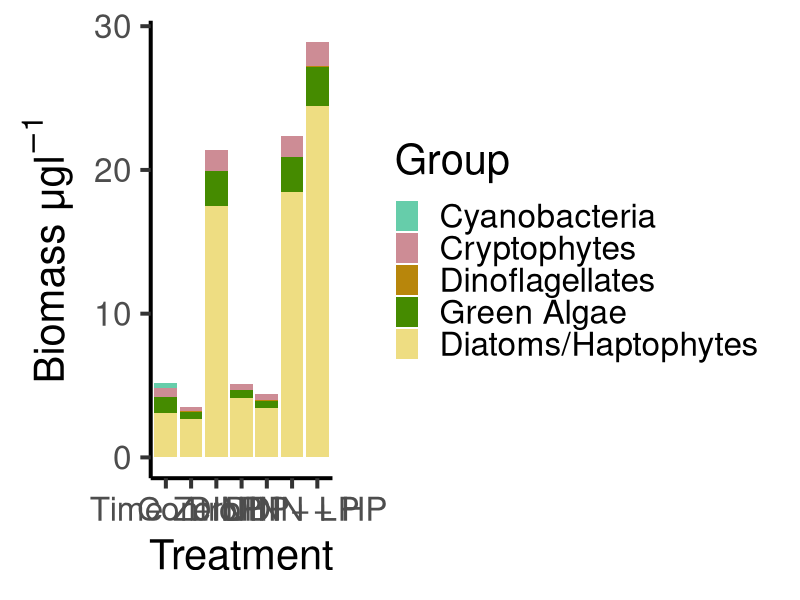
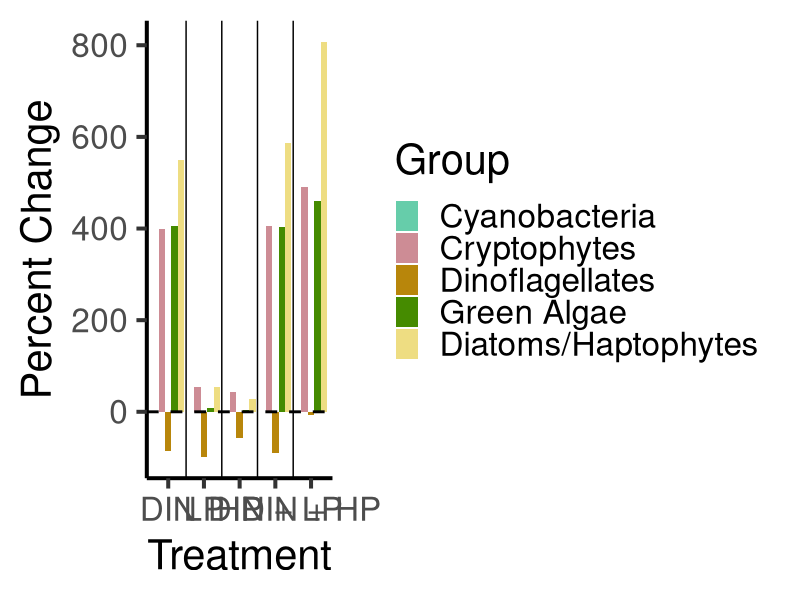

Generate these figures, in order, with R: (Note: this script raises an error after producing the figures.)
#2024-03-12 
#new community composition figures with diatoms and haptophytes combined

library(tidyverse)
library(dplyr)
library(lubridate)
library(readxl)
library(ggplot2)
library(car)
library(rstatix)
library(ggpubr)
theme_set(theme_pubr())

library(grid)

####### import data

biomass_dh = read_excel("data/2024-03-06_data_for_stacked_plots.xlsx", sheet = "Biomass_dh")

percent_change_dh = read_excel("data/2024-03-06_data_for_stacked_plots.xlsx", sheet = "Percent_Change_dh")

biomass_dh$Group <- factor(biomass_dh$Group,
                        levels = c("Cyanobacteria", "Cryptophytes", "Dinoflagellates", "Green_Algae", "dh"),
                        labels = c("Cyanobacteria", "Cryptophytes", "Dinoflagellates", "Green Algae", "Diatoms/Haptophytes"))

percent_change_dh$Group <- factor(percent_change_dh$Group,
                           levels = c("Cyanobacteria", "Cryptophytes", "Dinoflagellates", "Green_Algae", "dh"),
                           labels = c("Cyanobacteria", "Cryptophytes", "Dinoflagellates", "Green Algae", "Diatoms/Haptophytes"))

group_colors = c("Cyanobacteria" = "aquamarine3", "Cryptophytes" = "lightpink3", "Diatoms/Haptophytes" = "lightgoldenrod", "Dinoflagellates" = "darkgoldenrod", "Green Algae" = "chartreuse4")


######################################### Bioassay 1

######### biomass plot

b1_biomass_dh = ggplot(biomass_dh, aes(fill = Group, y = Bioassay_1, x = fct_relevel(Treatment, "T0", "Control", "DIN", "LP", "HP", "DIN_LP", "DIN_HP"))) +
  geom_bar(position = "stack", stat = "identity") +
  scale_fill_manual(values = group_colors) +
  ylab(expression(paste("Biomass \u03BCg", l^-1))) + 
  xlab("Treatment") + 
  labs(fill = 'Group') +
  scale_x_discrete(labels = c("T0" = "Time Zero", "Control" = "Control", "DIN" = "DIN", "LP" = "LP", "HP" = "HP", "DIN_LP" = "DIN + LP", "DIN_HP" = "DIN + HP")) +
  theme_classic(base_size = 30)

ggsave(b1_biomass_dh, filename = "figures/b1_community_biomass_dh.png",
       device = "png", height = 12, width = 15)


######### percent change plot offset

b1_percent_change_2_dh = ggplot(percent_change_dh, aes(fill = Group, y = Bioassay_1, x = fct_relevel(Treatment, "DIN", "LP", "HP", "DIN_LP", "DIN_HP"))) +
  geom_bar(position = position_dodge(), stat = "identity") +
  scale_fill_manual(values = group_colors) +
  geom_hline(yintercept=0, linetype="dashed", color = "black", linewidth = 1) +
  geom_vline(xintercept=c(1.5, 2.5, 3.5, 4.5), linetype="solid", color = "black", linewidth = 0.5) +
  ylab("Percent Change") + 
  xlab("Treatment") + 
  labs(fill = 'Group') +
  scale_x_discrete(labels = c("DIN" = "DIN", "LP" = "LP", "HP" = "HP", "DIN_LP" = "DIN + LP", "DIN_HP" = "DIN + HP")) +
  theme_classic(base_size = 30)

ggsave(b1_percent_change_2_dh, filename = "figures/b1_community_percent_change_2_dh.png",
       device = "png", height = 12, width = 15)

b1_percent_change_2_dh_sd = ggplot(pc_dh_sd, aes(fill = Group, y = Bioassay_1, x = fct_relevel(Treatment, "DIN", "LP", "HP", "DIN_LP", "DIN_HP"))) +
  geom_bar(position = position_dodge(), stat = "identity") +
  geom_errorbar(aes(ymin=Bioassay_1-B1_sd, ymax=Bioassay_1+B1_sd), 
                width = 0.25,
                position=position_dodge(0.9)) +
  scale_fill_manual(values = group_colors) +
  geom_hline(yintercept=0, linetype="dashed", color = "black", linewidth = 1) +
  geom_vline(xintercept=c(1.5, 2.5, 3.5, 4.5), linetype="solid", color = "black", linewidth = 0.5) +
  ylab("Percent Change") + 
  xlab("Treatment") + 
  labs(fill = 'Group') +
  scale_x_discrete(labels = c("DIN" = "DIN", "LP" = "LP", "HP" = "HP", "DIN_LP" = "DIN + LP", "DIN_HP" = "DIN + HP")) +
  theme_classic(base_size = 30)

ggsave(b1_percent_change_2_dh_sd, filename = "figures/b1_community_percent_change_2_dh_sd.png",
       device = "png", height = 12, width = 15)

######### combined figure

b1_comm_comp_dh = ggarrange(b1_biomass_dh, b1_percent_change_2_dh,
                         labels = c("A", "B"),
                         nrow = 2)

ggsave(b1_comm_comp_dh, filename = "figures/b1_comm_comp_dh.png",
       device = "png", height = 12, width = 17)

b1_comm_comp_dh_sd = ggarrange(b1_biomass_dh, b1_percent_change_2_dh_sd,
                            labels = c("A", "B"),
                            nrow = 2)

ggsave(b1_comm_comp_dh_sd, filename = "figures/b1_comm_comp_dh_sd.png",
       device = "png", height = 12, width = 17)



b1_din = textGrob("110:1", gp=gpar(fontsize=30))
b1_lp = textGrob("0.270:1", gp=gpar(fontsize=30))
b1_hp = textGrob("0.0695:1", gp=gpar(fontsize=30))
b1_din_lp = textGrob("4.12:1", gp=gpar(fontsize=30))
b1_din_hp = textGrob("1.060:1", gp=gpar(fontsize=30))






######### percent change plot offset

b1_percent_change_2_dh_ratio = ggplot(percent_change_dh, aes(fill = Group, y = Bioassay_1, x = fct_relevel(Treatment, "DIN", "LP", "HP", "DIN_LP", "DIN_HP"))) +
  geom_bar(position = position_dodge(), stat = "identity") +
  scale_fill_manual(values = group_colors) +
  geom_hline(yintercept=0, linetype="dashed", color = "black", linewidth = 1) +
  geom_vline(xintercept=c(1.5, 2.5, 3.5, 4.5), linetype="solid", color = "black", linewidth = 0.5) +
  ylab("Percent Change") + 
  xlab("Treatment") + 
  labs(fill = 'Group') +
  scale_x_discrete(labels = c("DIN" = "DIN", "LP" = "LP", "HP" = "HP", "DIN_LP" = "DIN + LP", "DIN_HP" = "DIN + HP")) +
  theme(plot.margin = unit(c(1,1,2,1), "lines")) +
  annotation_custom(b1_din, xmin = 1, xmax = 1, ymin = -500, ymax = -500) + 
  annotation_custom(b1_lp, xmin = 2, xmax = 2, ymin = -500, ymax = -500) + 
  annotation_custom(b1_hp, xmin = 3, xmax = 3, ymin = -500, ymax = -500) + 
  annotation_custom(b1_din_lp, xmin = 4, xmax = 4, ymin = -500, ymax = -500) + 
  annotation_custom(b1_din_hp, xmin = 5, xmax = 5, ymin = -500, ymax = -500) +
  theme_classic(base_size = 30) +
  coord_cartesian(clip = "off")
  

ggsave(b1_percent_change_2_dh_ratio, filename = "figures/b1_community_percent_change_2_dh_ratio.png",
       device = "png", height = 14, width = 17)















######################################### Bioassay 2

######### biomass plot

b2_biomass_dh = ggplot(biomass_dh, aes(fill = Group, y = Bioassay_2, x = fct_relevel(Treatment, "T0", "Control", "DIN", "LP", "HP", "DIN_LP", "DIN_HP"))) +
  geom_bar(position = "stack", stat = "identity") +
  scale_fill_manual(values = group_colors) +
  ylab(expression(paste("Biomass \u03BCg", l^-1))) + 
  xlab("Treatment") + 
  labs(fill = 'Group') +
  scale_x_discrete(labels = c("T0" = "Time Zero", "Control" = "Control", "DIN" = "DIN", "LP" = "LP", "HP" = "HP", "DIN_LP" = "DIN + LP", "DIN_HP" = "DIN + HP")) +
  theme_classic(base_size = 30)

ggsave(b2_biomass_dh, filename = "figures/b2_community_biomass_dh.png",
       device = "png", height = 12, width = 15)


######### percent change plot offset

b2_percent_change_2_dh = ggplot(percent_change_dh, aes(fill = Group, y = Bioassay_2, x = fct_relevel(Treatment, "DIN", "LP", "HP", "DIN_LP", "DIN_HP"))) +
  geom_bar(position = position_dodge(), stat = "identity") +
  scale_fill_manual(values = group_colors) +
  geom_hline(yintercept=0, linetype="dashed", color = "black", linewidth = 1) +
  geom_vline(xintercept=c(1.5, 2.5, 3.5, 4.5), linetype="solid", color = "black", linewidth = 0.5) +
  ylab("Percent Change") + 
  xlab("Treatment") + 
  labs(fill = 'Group') +
  scale_x_discrete(labels = c("DIN" = "DIN", "LP" = "LP", "HP" = "HP", "DIN_LP" = "DIN + LP", "DIN_HP" = "DIN + HP")) +
  theme_classic(base_size = 30)

ggsave(b2_percent_change_2_dh, filename = "figures/b2_community_percent_change_2_dh.png",
       device = "png", height = 12, width = 15)


b2_percent_change_2_dh_sd = ggplot(pc_dh_sd, aes(fill = Group, y = Bioassay_2, x = fct_relevel(Treatment, "DIN", "LP", "HP", "DIN_LP", "DIN_HP"))) +
  geom_bar(position = position_dodge(), stat = "identity") +
  geom_errorbar(aes(ymin=Bioassay_2-B2_sd, ymax=Bioassay_2+B2_sd), 
                width = 0.25,
                position=position_dodge(0.9)) +
  scale_fill_manual(values = group_colors) +
  geom_hline(yintercept=0, linetype="dashed", color = "black", linewidth = 1) +
  geom_vline(xintercept=c(1.5, 2.5, 3.5, 4.5), linetype="solid", color = "black", linewidth = 0.5) +
  ylab("Percent Change") + 
  xlab("Treatment") + 
  labs(fill = 'Group') +
  scale_x_discrete(labels = c("DIN" = "DIN", "LP" = "LP", "HP" = "HP", "DIN_LP" = "DIN + LP", "DIN_HP" = "DIN + HP")) +
  theme_classic(base_size = 30)

ggsave(b2_percent_change_2_dh_sd, filename = "figures/b2_community_percent_change_2_dh_sd.png",
       device = "png", height = 12, width = 15)

######### combined figure

b2_comm_comp_dh = ggarrange(b2_biomass_dh, b2_percent_change_2_dh,
                            labels = c("A", "B"),
                            nrow = 2)

ggsave(b2_comm_comp_dh, filename = "figures/b2_comm_comp_dh.png",
       device = "png", height = 12, width = 17)


b2_comm_comp_dh_sd = ggarrange(b2_biomass_dh, b2_percent_change_2_dh_sd,
                               labels = c("A", "B"),
                               nrow = 2)

ggsave(b2_comm_comp_dh_sd, filename = "figures/b2_comm_comp_dh_sd.png",
       device = "png", height = 12, width = 17)














######################################### Bioassay 3

######### biomass plot

b3_biomass_dh = ggplot(biomass_dh, aes(fill = Group, y = Bioassay_3, x = fct_relevel(Treatment, "T0", "Control", "DIN", "LP", "HP", "DIN_LP", "DIN_HP"))) +
  geom_bar(position = "stack", stat = "identity") +
  scale_fill_manual(values = group_colors) +
  ylab(expression(paste("Biomass \u03BCg", l^-1))) + 
  xlab("Treatment") + 
  labs(fill = 'Group') +
  scale_x_discrete(labels = c("T0" = "Time Zero", "Control" = "Control", "DIN" = "DIN", "LP" = "LP", "HP" = "HP", "DIN_LP" = "DIN + LP", "DIN_HP" = "DIN + HP")) +
  theme_classic(base_size = 30)

ggsave(b3_biomass_dh, filename = "figures/b3_community_biomass_dh.png",
       device = "png", height = 12, width = 15)


######### percent change plot offset

b3_percent_change_2_dh = ggplot(percent_change_dh, aes(fill = Group, y = Bioassay_3, x = fct_relevel(Treatment, "DIN", "LP", "HP", "DIN_LP", "DIN_HP"))) +
  geom_bar(position = position_dodge(), stat = "identity") +
  scale_fill_manual(values = group_colors) +
  geom_hline(yintercept=0, linetype="dashed", color = "black", linewidth = 1) +
  geom_vline(xintercept=c(1.5, 2.5, 3.5, 4.5), linetype="solid", color = "black", linewidth = 0.5) +
  ylab("Percent Change") + 
  xlab("Treatment") + 
  labs(fill = 'Group') +
  scale_x_discrete(labels = c("DIN" = "DIN", "LP" = "LP", "HP" = "HP", "DIN_LP" = "DIN + LP", "DIN_HP" = "DIN + HP")) +
  theme_classic(base_size = 30)

ggsave(b3_percent_change_2_dh, filename = "figures/b3_community_percent_change_2_dh.png",
       device = "png", height = 12, width = 15)

b3_percent_change_2_dh_sd = ggplot(pc_dh_sd, aes(fill = Group, y = Bioassay_3, x = fct_relevel(Treatment, "DIN", "LP", "HP", "DIN_LP", "DIN_HP"))) +
  geom_bar(position = position_dodge(), stat = "identity") +
  geom_errorbar(aes(ymin=Bioassay_3-B3_sd, ymax=Bioassay_3+B3_sd), 
                width = 0.25,
                position=position_dodge(0.9)) +
  scale_fill_manual(values = group_colors) +
  geom_hline(yintercept=0, linetype="dashed", color = "black", linewidth = 1) +
  geom_vline(xintercept=c(1.5, 2.5, 3.5, 4.5), linetype="solid", color = "black", linewidth = 0.5) +
  ylab("Percent Change") + 
  xlab("Treatment") + 
  labs(fill = 'Group') +
  scale_x_discrete(labels = c("DIN" = "DIN", "LP" = "LP", "HP" = "HP", "DIN_LP" = "DIN + LP", "DIN_HP" = "DIN + HP")) +
  theme_classic(base_size = 30)

ggsave(b3_percent_change_2_dh_sd, filename = "figures/b3_community_percent_change_2_dh_sd.png",
       device = "png", height = 12, width = 15)

######### combined figure

b3_comm_comp_dh = ggarrange(b3_biomass_dh, b3_percent_change_2_dh,
                            labels = c("A", "B"),
                            nrow = 2)

ggsave(b3_comm_comp_dh, filename = "figures/b3_comm_comp_dh.png",
       device = "png", height = 12, width = 17)

b3_comm_comp_dh_sd = ggarrange(b3_biomass_dh, b3_percent_change_2_dh_sd,
                               labels = c("A", "B"),
                               nrow = 2)

ggsave(b3_comm_comp_dh_sd, filename = "figures/b3_comm_comp_dh_sd.png",
       device = "png", height = 12, width = 17)
















######################################### Bioassay 4

######### biomass plot

b4_biomass_dh = ggplot(biomass_dh, aes(fill = Group, y = Bioassay_4, x = fct_relevel(Treatment, "T0", "Control", "DIN", "LP", "HP", "DIN_LP", "DIN_HP"))) +
  geom_bar(position = "stack", stat = "identity") +
  scale_fill_manual(values = group_colors) +
  ylab(expression(paste("Biomass \u03BCg", l^-1))) + 
  xlab("Treatment") + 
  labs(fill = 'Group') +
  scale_x_discrete(labels = c("T0" = "Time Zero", "Control" = "Control", "DIN" = "DIN", "LP" = "LP", "HP" = "HP", "DIN_LP" = "DIN + LP", "DIN_HP" = "DIN + HP")) +
  theme_classic(base_size = 30)

ggsave(b4_biomass_dh, filename = "figures/b4_community_biomass_dh.png",
       device = "png", height = 12, width = 15)


######### percent change plot offset

b4_percent_change_2_dh = ggplot(percent_change_dh, aes(fill = Group, y = Bioassay_4, x = fct_relevel(Treatment, "DIN", "LP", "HP", "DIN_LP", "DIN_HP"))) +
  geom_bar(position = position_dodge(), stat = "identity") +
  scale_fill_manual(values = group_colors) +
  geom_hline(yintercept=0, linetype="dashed", color = "black", linewidth = 1) +
  geom_vline(xintercept=c(1.5, 2.5, 3.5, 4.5), linetype="solid", color = "black", linewidth = 0.5) +
  ylab("Percent Change") + 
  xlab("Treatment") + 
  labs(fill = 'Group') +
  scale_x_discrete(labels = c("DIN" = "DIN", "LP" = "LP", "HP" = "HP", "DIN_LP" = "DIN + LP", "DIN_HP" = "DIN + HP")) +
  theme_classic(base_size = 30)

ggsave(b4_percent_change_2_dh, filename = "figures/b4_community_percent_change_2_dh.png",
       device = "png", height = 12, width = 15)

b4_percent_change_2_dh_sd = ggplot(pc_dh_sd, aes(fill = Group, y = Bioassay_4, x = fct_relevel(Treatment, "DIN", "LP", "HP", "DIN_LP", "DIN_HP"))) +
  geom_bar(position = position_dodge(), stat = "identity") +
  geom_errorbar(aes(ymin=Bioassay_4-B4_sd, ymax=Bioassay_4+B4_sd), 
                width = 0.25,
                position=position_dodge(0.9)) +
  scale_fill_manual(values = group_colors) +
  geom_hline(yintercept=0, linetype="dashed", color = "black", linewidth = 1) +
  geom_vline(xintercept=c(1.5, 2.5, 3.5, 4.5), linetype="solid", color = "black", linewidth = 0.5) +
  ylab("Percent Change") + 
  xlab("Treatment") + 
  labs(fill = 'Group') +
  scale_x_discrete(labels = c("DIN" = "DIN", "LP" = "LP", "HP" = "HP", "DIN_LP" = "DIN + LP", "DIN_HP" = "DIN + HP")) +
  theme_classic(base_size = 30)

ggsave(b4_percent_change_2_dh_sd, filename = "figures/b4_community_percent_change_2_dh_sd.png",
       device = "png", height = 12, width = 15)


######### combined figure

b4_comm_comp_dh = ggarrange(b1_biomass_dh, b4_percent_change_2_dh,
                            labels = c("A", "B"),
                            nrow = 2)

ggsave(b4_comm_comp_dh, filename = "figures/b4_comm_comp_dh.png",
       device = "png", height = 12, width = 17)


b4_comm_comp_dh_sd = ggarrange(b4_biomass_dh, b4_percent_change_2_dh_sd,
                               labels = c("A", "B"),
                               nrow = 2)

ggsave(b4_comm_comp_dh_sd, filename = "figures/b4_comm_comp_dh_sd.png",
       device = "png", height = 12, width = 17)

